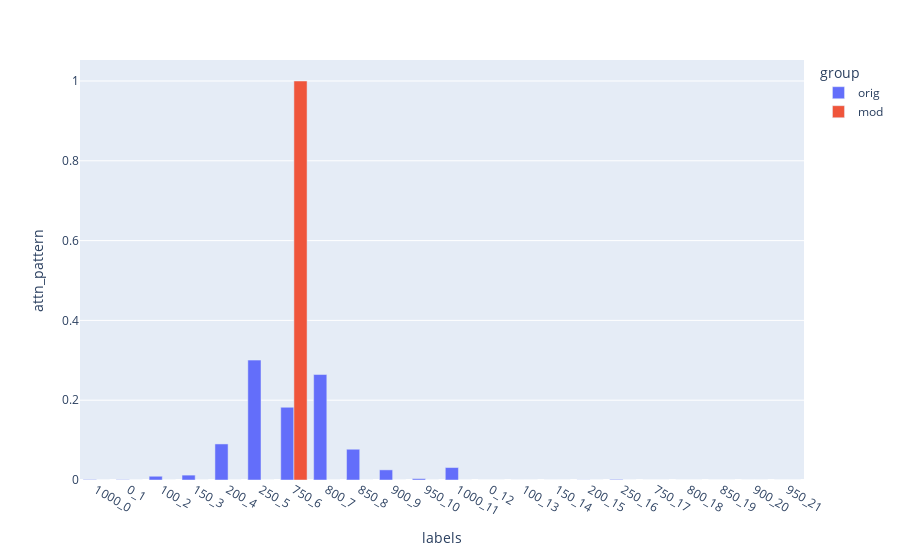
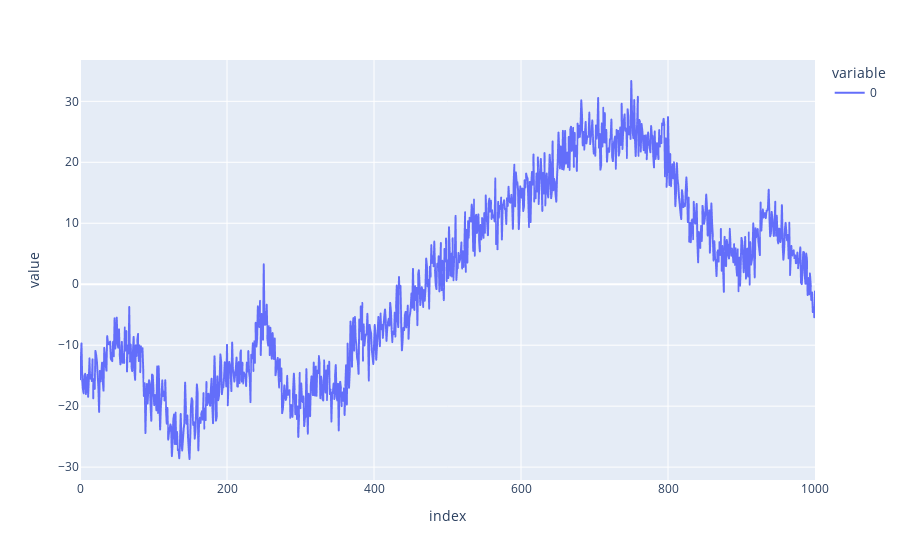

The notebook cell saved with these charts, in order:
### Code cell
orig_attn_pat = attention_pattern[0, 0, 16, :]
my_attn_pat = attention_pattern[0, 0, 16, :].clone()
my_attn_pat[0] = 0
my_attn_pat[11] = 0
my_attn_pat[:6] = 0
my_attn_pat[:] = 0
my_attn_pat[6] = 1
print(my_attn_pat)

graph_attn_out_diff(orig_attn_pat, my_attn_pat)

### Figure 1 — Plotly figure (JSON) as saved in the notebook; plotly's stock layout.template omitted (floating-point values rounded to 4 significant figures)
{"data": [{"alignmentgroup": "True", "hovertemplate": "group=orig<br>labels=%{x}<br>attn_pattern=%{y}<extra></extra>", "legendgroup": "orig", "marker": {"color": "#636efa", "pattern": {"shape": ""}}, "name": "orig", "offsetgroup": "orig", "orientation": "v", "showlegend": true, "textposition": "auto", "type": "bar", "x": ["1000_0", "0_1", "100_2", "150_3", "200_4", "250_5", "750_6", "800_7", "850_8", "900_9", "950_10", "1000_11", "0_12", "100_13", "150_14", "200_15", "250_16", "750_17", "800_18", "850_19", "900_20", "950_21"], "xaxis": "x", "y": [0.001146, 0.000805, 0.0094, 0.01225, 0.09037, 0.3005, 0.1823, 0.2644, 0.07708, 0.02538, 0.003442, 0.03122, 3.945e-06, 2.936e-05, 2.864e-05, 0.0002903, 0.001486, 0, 0, 0, 0, 0], "yaxis": "y"}, {"alignmentgroup": "True", "hovertemplate": "group=mod<br>labels=%{x}<br>attn_pattern=%{y}<extra></extra>", "legendgroup": "mod", "marker": {"color": "#EF553B", "pattern": {"shape": ""}}, "name": "mod", "offsetgroup": "mod", "orientation": "v", "showlegend": true, "textposition": "auto", "type": "bar", "x": ["1000_0", "0_1", "100_2", "150_3", "200_4", "250_5", "750_6", "800_7", "850_8", "900_9", "950_10", "1000_11", "0_12", "100_13", "150_14", "200_15", "250_16", "750_17", "800_18", "850_19", "900_20", "950_21"], "xaxis": "x", "y": [0, 0, 0, 0, 0, 0, 1, 0, 0, 0, 0, 0, 0, 0, 0, 0, 0, 0, 0, 0, 0, 0], "yaxis": "y"}], "layout": {"autosize": true, "barmode": "group", "legend": {"title": {"text": "group"}, "tracegroupgap": 0}, "margin": {"t": 60}, "xaxis": {"anchor": "y", "autorange": true, "domain": [0, 1], "range": [-0.5, 21.5], "title": {"text": "labels"}, "type": "category"}, "yaxis": {"anchor": "x", "autorange": true, "domain": [0, 1], "range": [0, 1.053], "title": {"text": "attn_pattern"}, "type": "linear"}}}

### Figure 2 — Plotly figure (JSON) as saved in the notebook; plotly's stock layout.template omitted (floating-point values rounded to 4 significant figures; data arrays with more than 128 entries replaced by an {"elided": "..."} marker saying what was removed)
{"data": [{"hovertemplate": "variable=0<br>index=%{x}<br>value=%{y}<extra></extra>", "legendgroup": "0", "line": {"color": "#636efa", "dash": "solid"}, "marker": {"symbol": "circle"}, "mode": "lines", "name": "0", "showlegend": true, "type": "scattergl", "x": {"elided": "1001 int values"}, "xaxis": "x", "y": {"elided": "1001 float values"}, "yaxis": "y"}], "layout": {"autosize": true, "legend": {"title": {"text": "variable"}, "tracegroupgap": 0}, "margin": {"t": 60}, "xaxis": {"anchor": "y", "autorange": true, "domain": [0, 1], "range": [0, 1000], "title": {"text": "index"}, "type": "linear"}, "yaxis": {"anchor": "x", "autorange": true, "domain": [0, 1], "range": [-32.11, 36.78], "title": {"text": "value"}, "type": "linear"}}}
